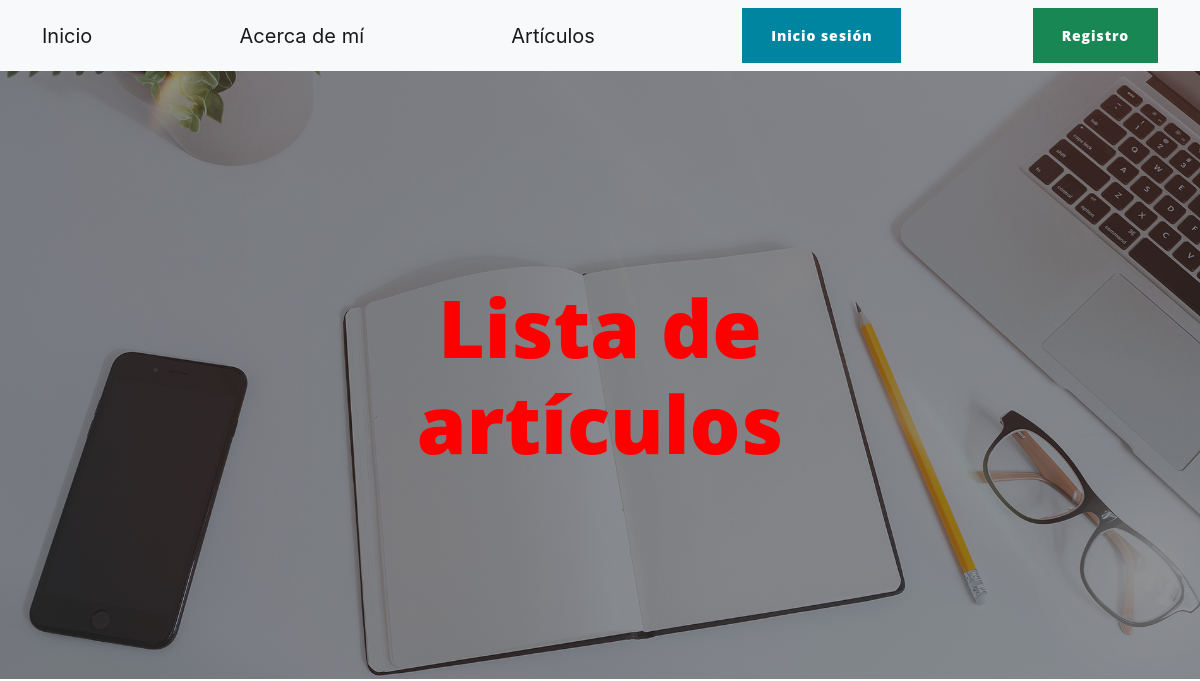
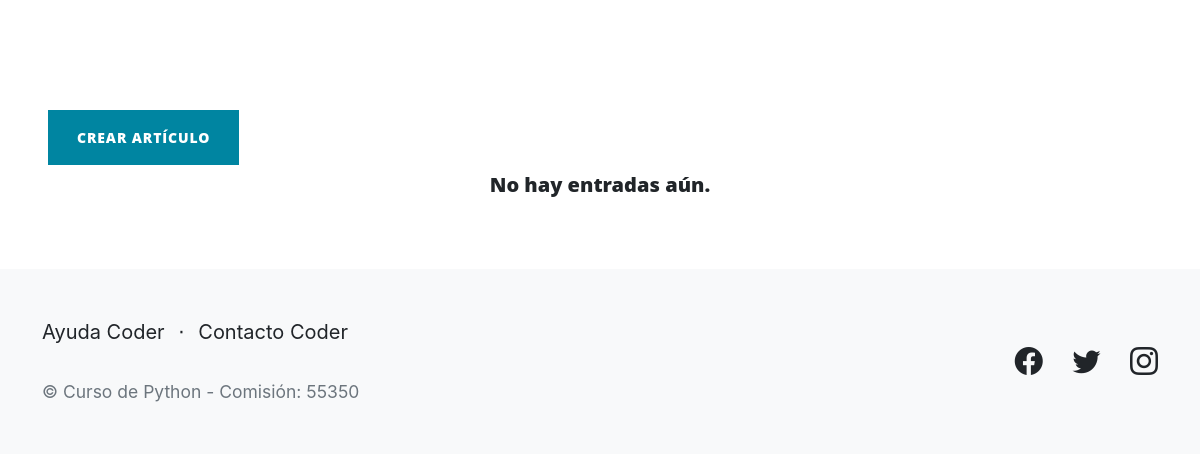
Page /pages/lista_articulos on the earlier database version (2 pictures, top to bottom).
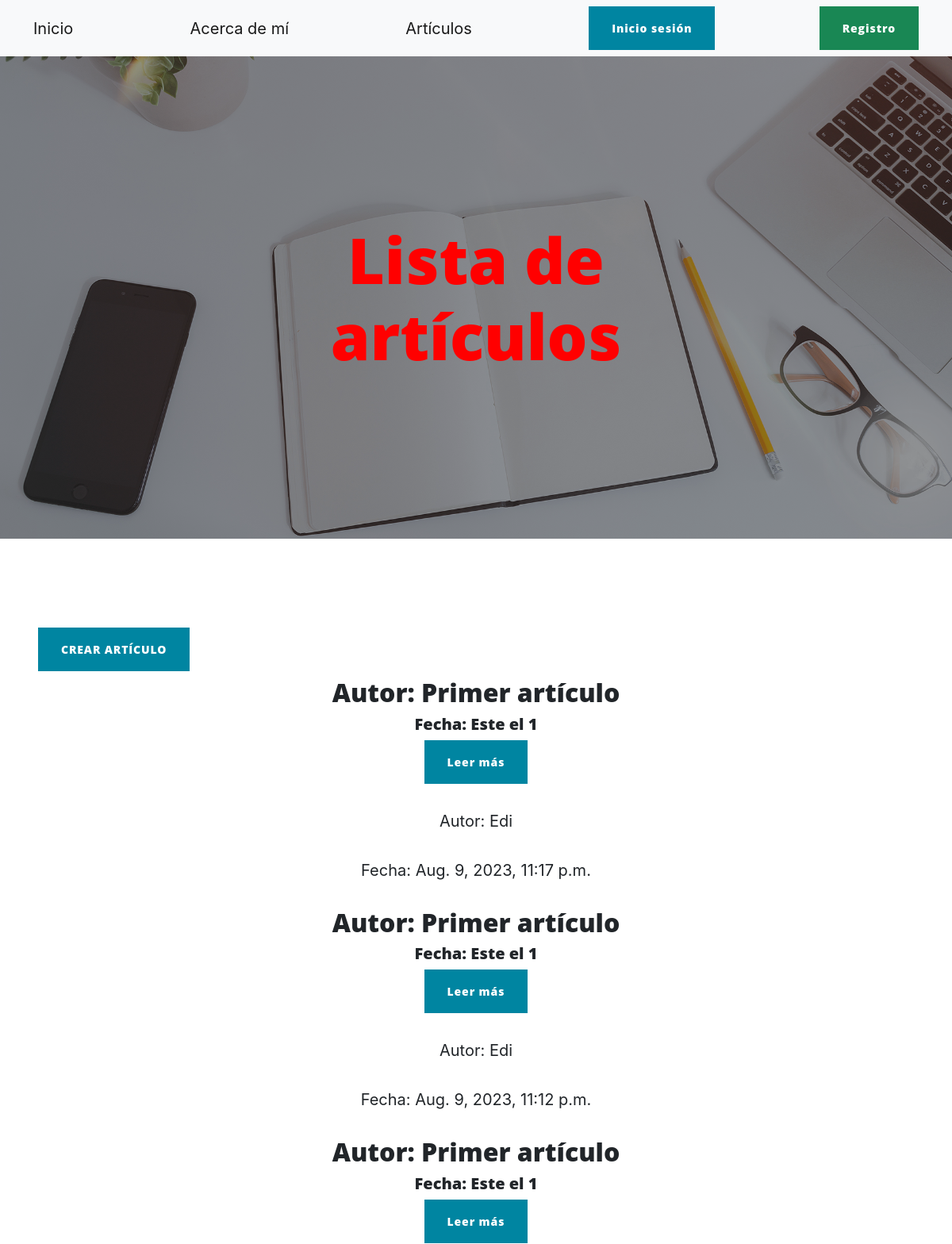
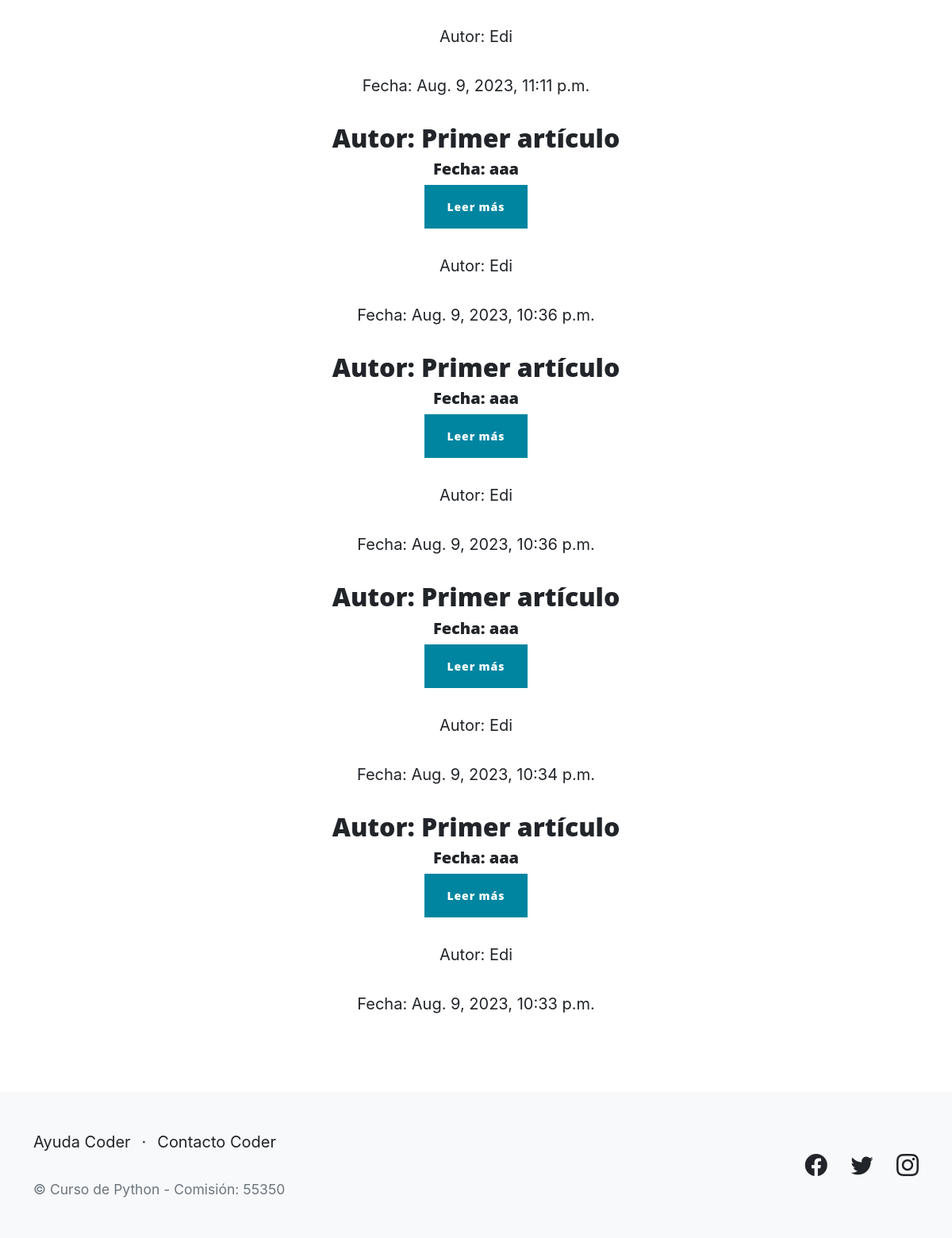
Same page on the later database version (2 pictures, top to bottom).
### pr_blogapp/models.py (models this page shows, shortened)
class Articulo(models.Model):
    titulo = models.CharField(max_length=200)
    subtitulo = models.CharField(max_length=200)
    cuerpo = models.TextField()
    autor = models.ForeignKey(User, on_delete=models.CASCADE)
    fecha = models.DateTimeField(auto_now_add=True)
    imagen = models.ImageField(upload_to='articulos', blank=True, null=True)

### pr_blogapp/views.py (the view)
# urls.py: path('lista_articulos', ListaArticulosView.as_view(), name='lista_articulos'),
class ListaArticulosView(ListView):
    model = Articulo
    template_name = 'pr_blogapp/lista_articulos.html'
    context_object_name = 'articulos'
    ordering = ['-fecha']

### pr_blogapp/templates/pr_blogapp/lista_articulos.html (shortened to what this page needs)
{% extends "base.html" %}
{% block titulo %}
<h1> Lista de artículos </h1>
{% endblock %}
{% block contenido %}
<form method="post">
<h1><a class="btn btn-primary" href="{% url 'crear_articulo' %}">CREAR ARTÍCULO</a></h1>
<div style="text-align: center;">
{% if articulos|length %}
  {% for articulo in articulos %}
    <div class="articulo">
      <h2>Autor: {{ articulo.titulo }}</h2>
      <h5>Fecha: {{ articulo.subtitulo }}</h5>
      <h8><a class="btn btn-primary" href="{% url 'detalle_articulo' articulo.pk %}">Leer más</a></h8>
      <p>Autor: {{ articulo.autor }}</p>
      <p>Fecha: {{ articulo.fecha }}</p>
    </div>
  {% endfor %}
{% else %} <h5>No hay entradas aún.</h5>
{% endif %}
{% endblock %}

### templates_base/base.html (shortened to what this page needs)
{% load static %}
<!DOCTYPE html>
<html lang="en">
    <head>
        <link href="https://cdn.jsdelivr.net/npm/bootstrap-icons@1.5.0/font/bootstrap-icons.css" rel="stylesheet" type="text/css" />
        <link href="{% static 'css/styles.css' %}" rel="stylesheet" />
    </head>
    <body>
        <nav class="navbar navbar-light bg-light static-top">
            <div class="container">
                <a class="navbar-brand" href="{% url 'inicio' %}">Inicio</a>
                <a class="navbar-brand" href="{% url 'acerca-de' %}">Acerca de mí</a>
                <a class="navbar-brand" href="{% url 'lista_articulos' %}">Artículos</a>
                {% if user.is_authenticated %}
                <a class="navbar-brand" href="{% url 'crear_articulo' %}">Crear Artículo</a>
                <a class="navbar-brand" href="{% url 'mi-perfil' %}">Mi Perfil</a>
                <a class="btn btn-warning" href="{% url 'logout' %}">Cierre sesión</a>
                {% else %}
                <a class="btn btn-primary" href="{% url 'login' %}">Inicio sesión</a>
                <a class="btn btn-success" href="{% url 'registro' %}">Registro</a>
                {% endif %}
            </div>
        </nav>
        <header class="masthead" style="background-image: url('{% static 'assets/img/home-bg.jpg' %}')">
            <div class="container position-relative px-4 px-lg-5">
                <div class="row gx-4 gx-lg-5 justify-content-center">
                    <div class="col-md-10 col-lg-8 col-xl-7">
                        <div class="site-heading">
                            <h1>{% block titulo %}{% endblock titulo %}</h1>
                        </div>
                    </div>
                </div>
            </div>
        </header>
         <section style="padding:4rem 3rem;">
            {% block contenido %}
            {% endblock contenido %}
        </section>
        <footer class="footer bg-light">
            <div class="container">
                <div class="row">
                    <div class="col-lg-6 h-100 text-center text-lg-start my-auto">
                        <ul class="list-inline mb-2">
                            <li class="list-inline-item"><a href="https://ayuda.coderhouse.com/">Ayuda Coder</a></li>
                            <li class="list-inline-item">⋅</li>
                            <li class="list-inline-item"><a href="https://ayuda.coderhouse.com/">Contacto Coder</a></li>
                        </ul>
                        <p class="text-muted small mb-4 mb-lg-0">&copy; Curso de Python - Comisión: 55350</p>
                    </div>
                    <div class="col-lg-6 h-100 text-center text-lg-end my-auto">
                        <ul class="list-inline mb-0">
                            <li class="list-inline-item me-4">
                                <a href="https://www.facebook.com/coderhouse"><i class="bi-facebook fs-3"></i></a>
                            </li>
                            <li class="list-inline-item me-4">
                                <a href="https://www.twitter.com/coderhouse"><i class="bi-twitter fs-3"></i></a>
                            </li>
                            <li class="list-inline-item">
                                <a href="https://www.instagram.com/coderhouse"><i class="bi-instagram fs-3"></i></a>
                            </li>
                        </ul>
                    </div>
                </div>
            </div>
        </footer>
    </body>
</html>

### templates_base/base.html (style rules this page uses)
.site-heading h1 { color: red; }

Differences in the rows shown:
added Articulo: titulo "Primer artículo", subtitulo "Este el 1", autor "Edi", fecha "Aug. 9, 2023, 11:17 p.m."
added Articulo: titulo "Primer artículo", subtitulo "Este el 1", autor "Edi", fecha "Aug. 9, 2023, 11:12 p.m."
added Articulo: titulo "Primer artículo", subtitulo "Este el 1", autor "Edi", fecha "Aug. 9, 2023, 11:11 p.m."
added Articulo: titulo "Primer artículo", subtitulo "aaa", autor "Edi", fecha "Aug. 9, 2023, 10:36 p.m."
added Articulo: titulo "Primer artículo", subtitulo "aaa", autor "Edi", fecha "Aug. 9, 2023, 10:36 p.m."
added Articulo: titulo "Primer artículo", subtitulo "aaa", autor "Edi", fecha "Aug. 9, 2023, 10:34 p.m."
added Articulo: titulo "Primer artículo", subtitulo "aaa", autor "Edi", fecha "Aug. 9, 2023, 10:33 p.m."
Other differences:
text no longer shown: "No hay entradas aún."
